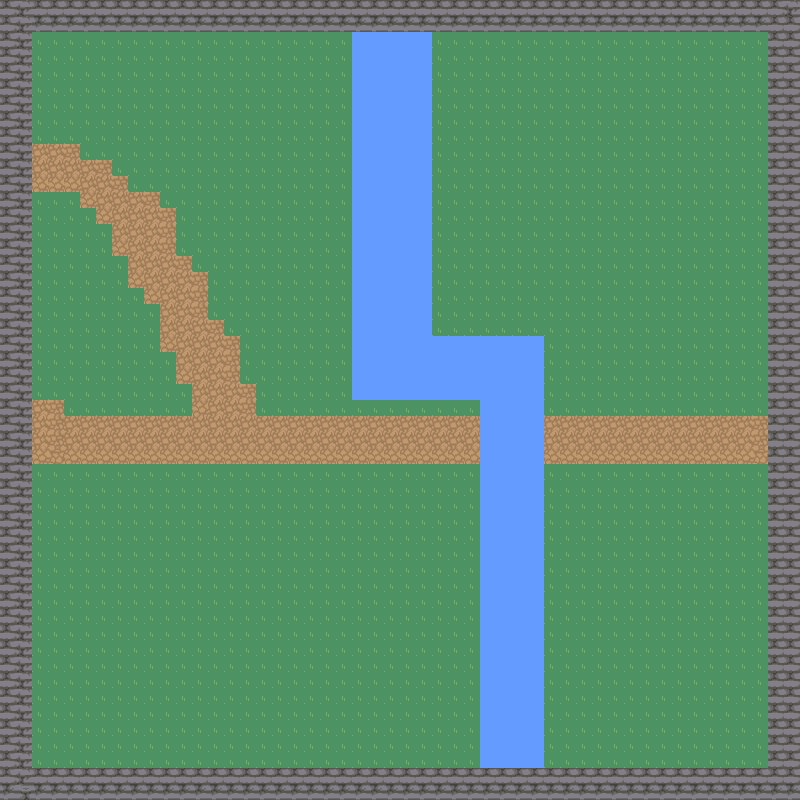

This game map was drawn from its Tiled (.tmx) file and the tilesets committed beside it. A one-line description and the trimmed map source follow:
An orthogonal 50x50 tile map with 16x16 px tiles, 4 tile layers (Calque de Tuiles 1, wall4, Calque de Tuiles 3, water).

<map version="1.10" tiledversion="1.10.1" orientation="orthogonal" renderorder="right-down" width="50" height="50" tilewidth="16" tileheight="16" infinite="0" nextlayerid="5" nextobjectid="1">
 <tileset firstgid="1" source="nature.tsx" />
 <layer id="1" name="Calque de Tuiles 1" width="50" height="50">
  <data>[2500 cells, 2500 non-empty, 1 distinct tile ids]</data>
 </layer>
 <layer id="2" name="wall4" width="50" height="50">
  <data>[2500 cells, 0 non-empty, 0 distinct tile ids]</data>
 </layer>
 <layer id="3" name="Calque de Tuiles 3" width="50" height="50">
  <data>[2500 cells, 285 non-empty, 1 distinct tile ids]</data>
 </layer>
 <layer id="4" name="water" width="50" height="50">
  <data>[2500 cells, 304 non-empty, 2 distinct tile ids]</data>
 </layer>
</map>
